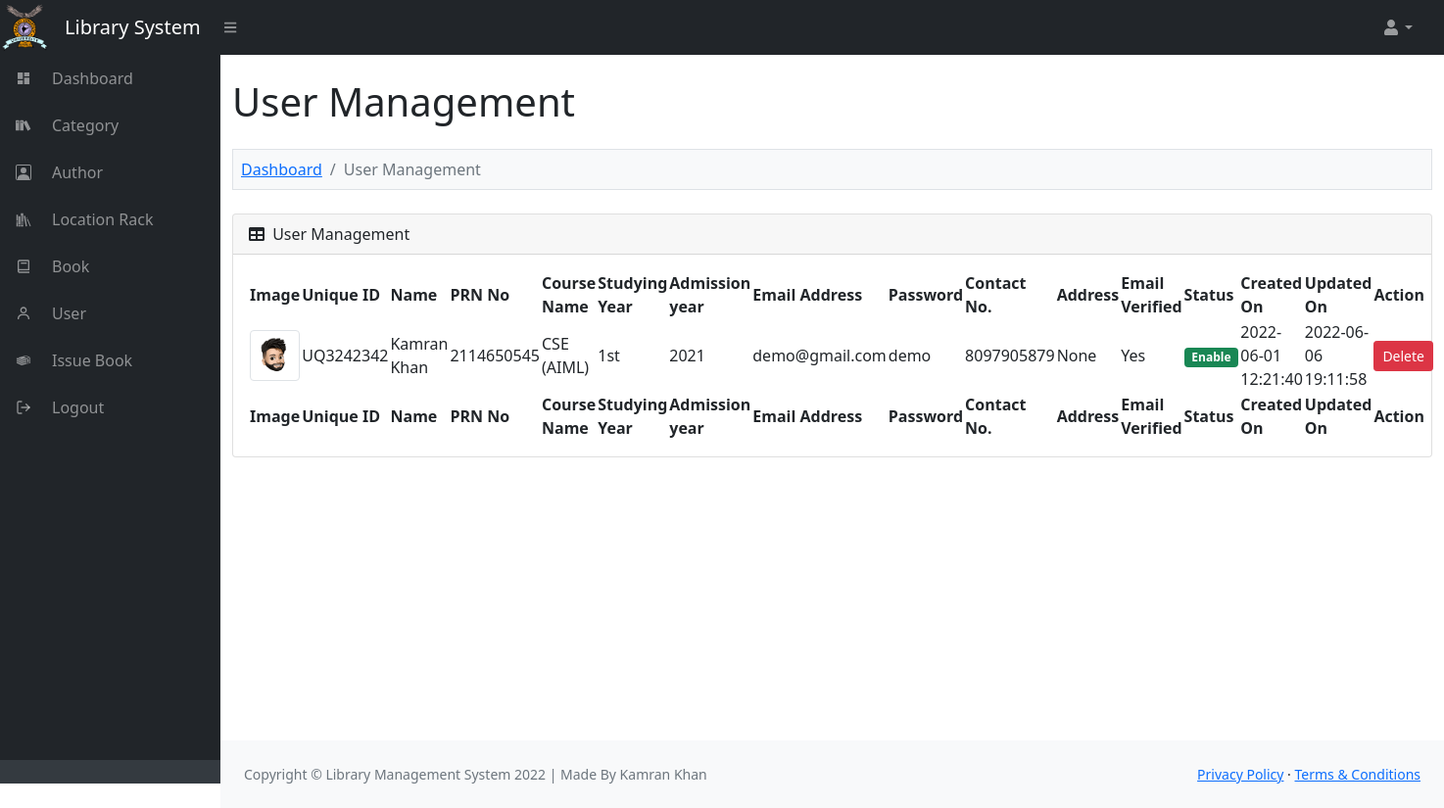
/admin/user.php (signed in), run on the app's committed database.
### tables this page shows
CREATE TABLE `lms_user` (
  `user_id` int(11) NOT NULL,
  `user_unique_id` varchar(30) NOT NULL,
  `user_prn_no` varchar(30) DEFAULT NULL,
  `user_name` varchar(200) NOT NULL,
  `user_course_name` varchar(30) DEFAULT NULL,
  `user_studying_year` varchar(30) DEFAULT NULL,
  `user_admission_year` varchar(30) DEFAULT NULL,
  `user_contact_no` varchar(30) NOT NULL,
  `user_address` text NOT NULL,
  `user_profile` varchar(100) NOT NULL,
  `user_email_address` varchar(200) NOT NULL,
  `user_password` varchar(30) NOT NULL,
  `user_verificaton_code` varchar(100) NOT NULL,
  `user_verification_status` enum('No','Yes') NOT NULL,
  `user_status` enum('Enable','Disable') NOT NULL,
  `user_created_on` varchar(30) NOT NULL,
  `user_updated_on` varchar(30) NOT NULL
);

### function.php (called while the page is built, shortened)
<?php
function base_url()
{
	return 'http://localhost/library_management_system/';
}
function is_admin_login()
{
	if(isset($_SESSION['admin_id']))
	{
		return true;
	}
	return false;
}
?>

### admin/user.php (the view, shortened to what this page needs)
<?php
include '../database_connection.php';
include '../function.php';
$query = "
	SELECT * FROM lms_user
    ORDER BY user_id DESC
";
$statement = $connect->prepare($query);
$statement->execute();
include '../header.php';
?>
<div class="container-fluid py-4" style="min-height: 700px;">
	<h1>User Management</h1>
	<ol class="breadcrumb mt-4 mb-4 bg-light p-2 border">
		<li class="breadcrumb-item"><a href="index.php">Dashboard</a></li>
        <li class="breadcrumb-item active">User Management</li>
    </ol>
    <div class="card mb-4">
    	<div class="card-header">
    		<div class="row">
    			<div class="col col-md-6">
    				<i class="fas fa-table me-1"></i> User Management
    			</div>
    			<div class="col col-md-6" align="right">
    			</div>
    		</div>
    	</div>
    	<div class="card-body">
    		<table id="datatablesSimple">
    			<thead>
    				<tr>
    					<th>Image</th>
                        <th>Unique ID</th>
                        <th>Name</th>
						<th>PRN No</th>
						<th>Course Name</th>
						<th>Studying Year</th>
						<th>Admission year</th>
                        <th>Email Address</th>
                        <th>Password</th>
                        <th>Contact No.</th>
                        <th>Address</th>
                        <th>Email Verified</th>
                        <th>Status</th>
                        <th>Created On</th>
                        <th>Updated On</th>
                        <th>Action</th>
    				</tr>
    			</thead>
    			<tfoot>
    				<tr>
    					<th>Image</th>
                        <th>Unique ID</th>
                        <th>Name</th>
						<th>PRN No</th>
						<th>Course Name</th>
						<th>Studying Year</th>
						<th>Admission year</th>
                        <th>Email Address</th>
                        <th>Password</th>
                        <th>Contact No.</th>
                        <th>Address</th>
                        <th>Email Verified</th>
                        <th>Status</th>
                        <th>Created On</th>
                        <th>Updated On</th>
                        <th>Action</th>
    				</tr>
    			</tfoot>
    			<tbody>
    			<?php
    			if($statement->rowCount() > 0)
    			{
    				foreach($statement->fetchAll() as $row)
    				{
    					$user_status = '';
    					if($row['user_status'] == 'Enable')
    					{
    						$user_status = '<div class="badge bg-success">Enable</div>';
    					}
    					else
    					{
    						$user_status = '<div class="badge bg-danger">Disable</div>';
    					}
    					echo '
    					<tr>
    						<td><img src="../upload/'.$row["user_profile"].'" class="img-thumbnail" width="75" /></td>
    						<td>'.$row["user_unique_id"].'</td>
    						<td>'.$row["user_name"].'</td>
							<td>'.$row["user_prn_no"].'</td>
							<td>'.$row["user_course_name"].'</td>
							<td>'.$row["user_studying_year"].'</td>
							<td>'.$row["user_admission_year"].'</td>
    						<td>'.$row["user_email_address"].'</td>
    						<td>'.$row["user_password"].'</td>
    						<td>'.$row["user_contact_no"].'</td>
    						<td>'.$row["user_address"].'</td>
    						<td>'.$row["user_verification_status"].'</td>
    						<td>'.$user_status.'</td>
    						<td>'.$row["user_created_on"].'</td>
    						<td>'.$row["user_updated_on"].'</td>
    						<td><button type="button" name="delete_button" class="btn btn-danger btn-sm" onclick="delete_data(`'.$row["user_id"].'`, `'.$row["user_status"].'`)">Delete</td>
    					</tr>
    					';
    				}
    			}
    			else
    			{
    				echo '
    				<tr>
    					<td colspan="12" class="text-center">No Data Found</td>
    				</tr>
    				';
    			}
    			?>
    			</tbody>
    		</table>
    	</div>
    </div>
</div>
<?php
include '../footer.php';
?>

### header.php (shortened to what this page needs)
<!doctype html>
<html lang="en">
    <head>
        <link href="<?php echo base_url(); ?>asset/css/simple-datatables-style.css" rel="stylesheet" />
        <link href="<?php echo base_url(); ?>asset/css/styles.css" rel="stylesheet" />
    </head>
    <?php
    if(is_admin_login())
    {
    ?>
    <body class="sb-nav-fixed">
        <nav class="sb-topnav navbar navbar-expand navbar-dark bg-dark">
            <img src="/library_management_system/asset/images/BVPDU.png" alt="BVPDU" style="height: 50px; width: 50px">
            <a class="navbar-brand ps-3" href="index.php">Library System</a>
            <button class="btn btn-link btn-sm order-1 order-lg-0 me-4 me-lg-0" id="sidebarToggle" href="#!"><i class="fas fa-bars"></i></button>
            <ul class="navbar-nav ms-auto ms-md-0 me-3 me-lg-4">
                <li class="nav-item dropdown">
                    <a class="nav-link dropdown-toggle" id="navbarDropdown" href="#" role="button" data-bs-toggle="dropdown" aria-expanded="false"><i class="fas fa-user fa-fw"></i></a>
                </li>
            </ul>
        </nav>
        <div id="layoutSidenav">
            <div id="layoutSidenav_nav">
                <nav class="sb-sidenav accordion sb-sidenav-dark" id="sidenavAccordion">
                    <div class="sb-sidenav-menu">
                        <div class="nav">
                            <a class="nav-link" href="index.php"><svg stroke="currentColor" fill="currentColor" stroke-width="0" viewBox="0 0 24 24" height="1em" width="1em" xmlns="http://www.w3.org/2000/svg"><g><path fill="none" d="M0 0h24v24H0z"></path><path d="M3 13h8V3H3v10zm0 8h8v-6H3v6zm10 0h8V11h-8v10zm0-18v6h8V3h-8z"></path></g></svg><span class="name">Dashboard</span></a>
                            <a class="nav-link" href="category.php"><span class="name">Category</span></a>
                            <a class="nav-link" href="author.php"><span class="name">Author</span></a>
                            <a class="nav-link" href="location_rack.php"><span class="name">Location Rack</span></a>
                            <a class="nav-link" href="book.php"><span class="name">Book</span></a>
                            <a class="nav-link" href="user.php"><span class="name">User</span></a>
                            <a class="nav-link" href="issue_book.php"><span class="name">Issue Book</span></a>
                            <a class="nav-link" href="logout.php"><span class="name">Logout</span></a>
                        </div>
                    </div>
                    <div class="sb-sidenav-footer">
                    </div>
                </nav>
            </div>
            <div id="layoutSidenav_content">
                <main>
    <?php
    }
    ?>

### footer.php (shortened to what this page needs)
                <?php
                if(is_admin_login())
                {
                ?>
                </main>
                <footer class="py-4 bg-light mt-auto">
                    <div class="container-fluid px-4">
                        <div class="d-flex align-items-center justify-content-between small">
                            <div class="text-muted">Copyright &copy; Library Management System <?php echo date('Y'); ?> | Made By Kamran Khan</div>
                            <div>
                                <a href="#">Privacy Policy</a>
                                &middot;
                                <a href="#">Terms &amp; Conditions</a>
                            </div>
                        </div>
                    </div>
                </footer>
            </div>
            </div>
                <?php
                }
                ?>
    </body>
</html>

### header.php (style rules this page uses)
.name { margin-left: 21px; }

### data on the page
lms_user: user_profile (picture), user_unique "UQ3242342", user_name "Kamran Khan", user_prn_no "2114650545", user_course_name "CSE (AIML)", user_studying_year "1st", user_admission_year "2021", user_email_address "demo@gmail.com", user_password "demo", user_contact_no "8097905879", user_address "None", user_verification_status "Yes", user_status "Enable", user_created_on "2022-06-01 12:21:40", user_updated_on "2022-06-06 19:11:58"
